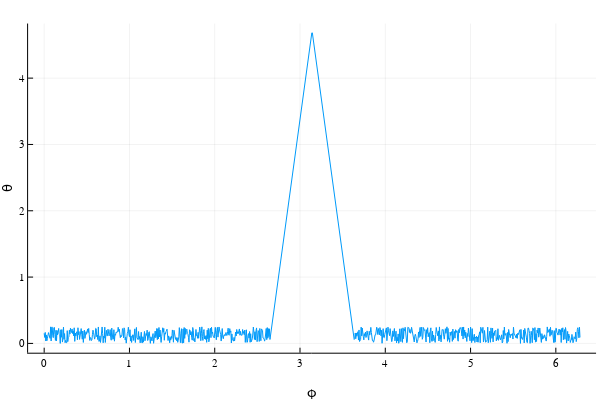

Write notebook code for a chart like this one.
### Code cell
# visualize theta_function
plot(range(0, stop = 2π, length = 1000), theta_function, xlabel ="ϕ", ylabel ="θ", label="")

### Figure 1 — Plotly figure (JSON) as saved in the notebook; plotly's stock layout.template omitted (floating-point values rounded to 4 significant figures; data arrays with more than 128 entries replaced by an {"elided": "..."} marker saying what was removed)
{"data": [{"colorbar": {"title": ""}, "legendgroup": "", "line": {"color": "rgba(0, 154, 250, 1.000)", "dash": "solid", "shape": "linear", "width": 1}, "mode": "lines", "name": "", "showlegend": false, "type": "scatter", "x": {"elided": "1000 float values"}, "xaxis": "x1", "y": {"elided": "1000 float values"}, "yaxis": "y1", "zmax": null, "zmin": null}], "layout": {"annotations": [], "height": 400, "legend": {"bgcolor": "rgba(255, 255, 255, 1.000)", "bordercolor": "rgba(0, 0, 0, 1.000)", "font": {"color": "rgba(0, 0, 0, 1.000)", "family": "sans-serif", "size": 11}, "tracegroupgap": 0, "x": 1, "y": 1}, "margin": {"b": 20, "l": 0, "r": 0, "t": 20}, "paper_bgcolor": "rgba(255, 255, 255, 1.000)", "plot_bgcolor": "rgba(255, 255, 255, 1.000)", "showlegend": true, "width": 600, "xaxis": {"anchor": "y1", "domain": [0.04684, 0.9934], "gridcolor": "rgba(0, 0, 0, 0.100)", "gridwidth": 0.5, "linecolor": "rgba(0, 0, 0, 1.000)", "mirror": false, "range": [-0.1885, 6.472], "showgrid": true, "showline": true, "showticklabels": true, "tickangle": 0, "tickcolor": "rgb(0, 0, 0)", "tickfont": {"color": "rgba(0, 0, 0, 1.000)", "family": "sans-serif", "size": 11}, "tickmode": "array", "ticks": "inside", "ticktext": ["0", "1", "2", "3", "4", "5", "6"], "tickvals": [0, 1, 2, 3, 4, 5, 6], "title": "ϕ", "titlefont": {"color": "rgba(0, 0, 0, 1.000)", "family": "sans-serif", "size": 15}, "type": "-", "visible": true, "zeroline": false, "zerolinecolor": "rgba(0, 0, 0, 1.000)"}, "yaxis": {"anchor": "x1", "domain": [0.07581, 0.9902], "gridcolor": "rgba(0, 0, 0, 0.100)", "gridwidth": 0.5, "linecolor": "rgba(0, 0, 0, 1.000)", "mirror": false, "range": [-0.1402, 4.823], "showgrid": true, "showline": true, "showticklabels": true, "tickangle": 0, "tickcolor": "rgb(0, 0, 0)", "tickfont": {"color": "rgba(0, 0, 0, 1.000)", "family": "sans-serif", "size": 11}, "tickmode": "array", "ticks": "inside", "ticktext": ["0", "1", "2", "3", "4"], "tickvals": [0, 1, 2, 3, 4], "title": "θ", "titlefont": {"color": "rgba(0, 0, 0, 1.000)", "family": "sans-serif", "size": 15}, "type": "-", "visible": true, "zeroline": false, "zerolinecolor": "rgba(0, 0, 0, 1.000)"}}}
